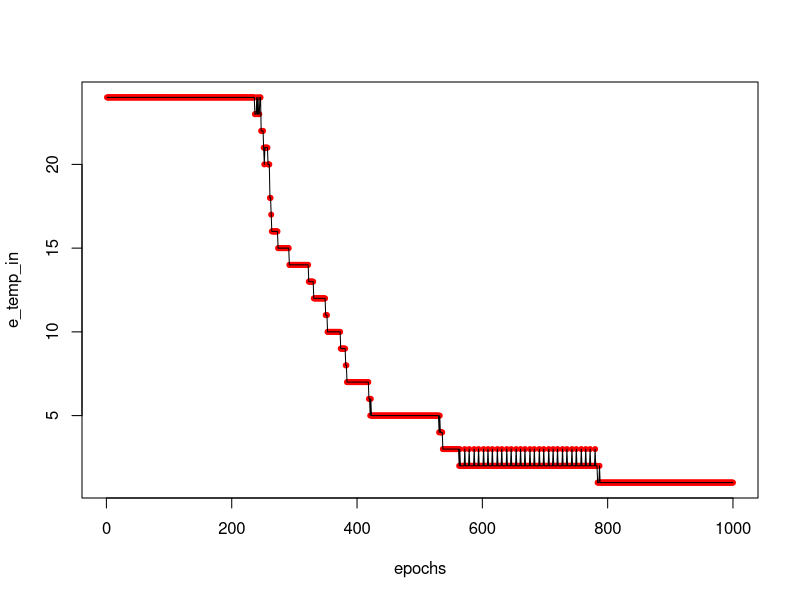
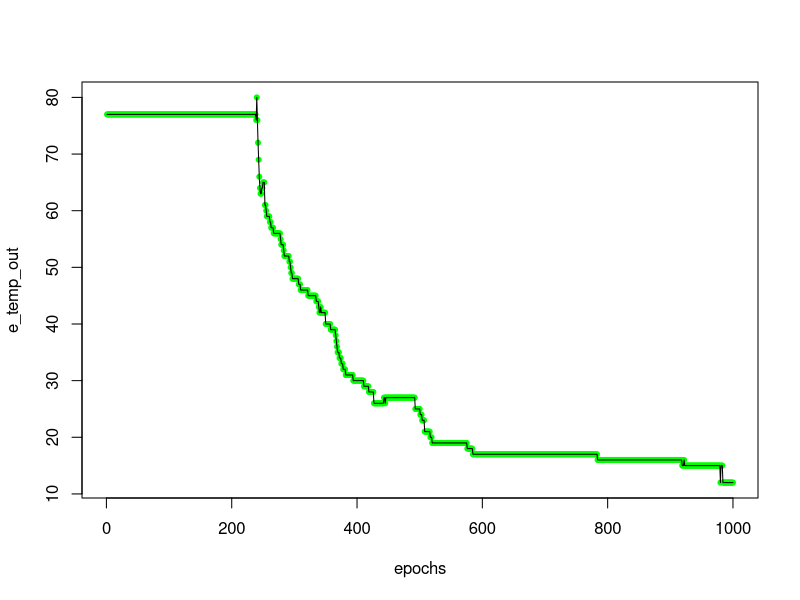

These charts were generated, in order, by the following R code:
#function
calculate_output<- function(weight,z)     #function to calculate the output
{
  sum<-0
  for(k in 1:(cols-1))
  {
    sum <- sum +(weight[k]*z[k])  
  }
  sum<-sum+weight[k]
  
  if(sum>0)
  {
    error<-1
  }
  else
  {
    error<--1
  }
  return(error)       #returning the error
}

#Perceptron
X=as.matrix(read.table("Iris.txt",sep=","))     #reading the file here. Taking the values sepaerated by ','
rows<-nrow(X)                                   #Finding the rows of the matrix obtained
cols<-ncol(X)                                   #Finding the cols of the matric obtained

# splitting the matrix into two matrices, x for the feature matrix and y for the target function  matrix
x<-X[1:rows,1:cols-1]
y<-X[1:rows,cols]



perc=30;    #Percentage of the data to be taken
train<-(perc/100)*rows



learning_rate <- 0.02
iteration<-0
max_iteration<-1000   #total Itertions for the perceptron

weight<-vector(mode='numeric',length=0)   #Weight vector
epochs<-vector(mode='numeric',length=0)   #Epochs vector

for(i in 1:cols)
{
  weight <- c(weight,500)  #initializing weight vector
}

temp_weights<-weight    #temporary copy of weight vector for calculation in a iteration

e_temp_in <- vector(mode='numeric',length = 0)  #in error vector
e_temp_out <- vector(mode='numeric', length = 0)#out error vector




repeat
{
  
  iteration <- iteration+1
  temp_weights<-weight #initialising temporary weights with updated weights
  e_in <- 0
  e_out <- 0
  for(p in 1:train)
  {

    error<- calculate_output(temp_weights,x[p,])  #Checking for class output with previous iteration's weight 
    
    if(error==1 && y[p]==-1)      #checking for missclassification
    {
      local_error<--1
    }
    else if(error==-1 && y[p]==1)
    {
      local_error<-1
    }
    else if(error==y[p])
    {
      local_error<-0
    }
    
    correction<-local_error
    e_in<-e_in+abs(local_error)
    
    #checking for output with updated weights
  
    error_updated<- calculate_output(weight,x[p,])
    
    if(error_updated==1 && y[p]==-1)
    {
      local_error<--1
    }
    else if(error_updated==-1 && y[p]==1)
    {
      local_error<-1
    }
    else if(error_updated==y[p])
    {
      local_error<-0
    }
    
    #computing error
    correction<-local_error*learning_rate
    
    #updating weights
    for(l in 1:cols-1)
    {
      weight[l]<-weight[l]+ x[p,l]*correction
    }
    l<-l+1
    weight[l]<-weight[l]+correction
  }
  
  e_temp_in <- c(e_temp_in, e_in)
  
  #Checking for errors in test data
  for(j in train:150){
    output <- calculate_output(temp_weights,x[j,])
    
    #checkong for misclassification
    if(output == -1 && y[j] == 1){
      local_error <- 1
    }
    if(output == 1 && y[j] == -1){
      local_error <- -1
    }
    if(output == y[j]){
      local_error <- 0
    }
    e_out <- e_out + abs(local_error)
  }
  e_temp_out <- c(e_temp_out, e_out)

  if(iteration==max_iteration)
  {
    epochs<-c(epochs,iteration)
    break
  }
  else
  {
    epochs<-c(epochs,iteration)
  }
  
}


#plotting graphs. Note: Two graphs will be obtained
plot( epochs,e_temp_in,col="red",pch=20 )
lines(e_temp_in)
plot( epochs,e_temp_out, col="green", pch=20 )
lines(e_temp_out)










